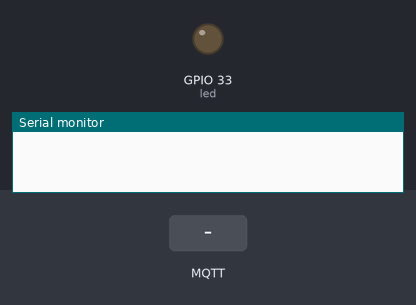
This program was run on a simulated ESP32. Parts: output pins drawn as LEDs (lit = HIGH), the last lines printed to the serial monitor. The test bench sets the inputs (shaded band). No MQTT or app messages arrive unless stated.

Above: at 2.3 s.
2.4 s: MQTT message "1" arrives on the first subscribed topic
At 3.4 s:
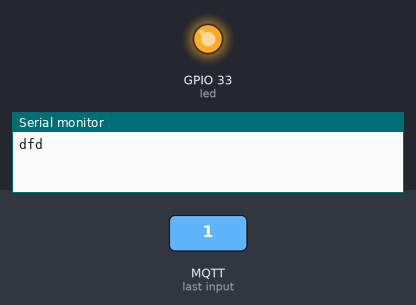
3.9 s: MQTT message "0" arrives on the first subscribed topic
At 4.5 s:
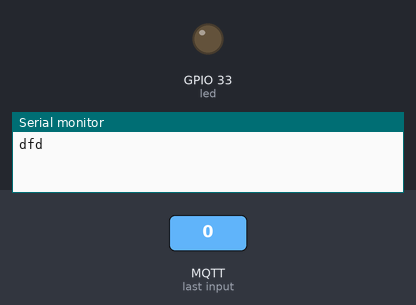
Timing chart, 0 to 6.9 s (numbered marks = the images above; inputs shaded):
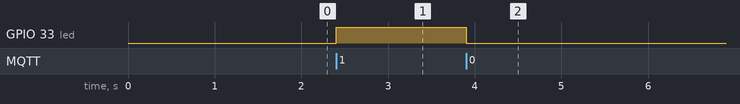

Measured:
- after the input at 2.4 s, GPIO 33 (led): LOW → HIGH at once
- after the input at 3.9 s, GPIO 33 (led): HIGH → LOW at once

The program:

main.cpp
```cpp
#include <Arduino.h>
#include "EspMQTTClient.h"

#define WIFINAME "hloo"
#define WIFIPASSWORD "qwpoaslk"
#define IP "192.168.159.56"
#define PORT 1883
#define CLIENTNAME "automation"

#define led 33

EspMQTTClient client(
  WIFINAME,
  WIFIPASSWORD,
  IP,  // MQTT Broker server ip
  CLIENTNAME,     // Client name that uniquely identify your device
  PORT              // The MQTT port, default to 1883. this line can be omitted
);

void toggleLed(bool toggle){
  if (toggle == true){
    digitalWrite(led,HIGH);
  }
  else{
    digitalWrite(led,LOW);
  }
}


void mqttSendMessage(String message){

if(client.isMqttConnected()){

// client.publish("home",message);
//     delay(800);

client.subscribe("home", [](const String & payload) {
    if(payload.toInt() == 1){
      Serial.println("dfd");
      toggleLed(true);
    }else if (payload.toInt() == 0){
      toggleLed(false);
    }
  });
}

}

void mqttInit(){
   client.enableDebuggingMessages();
   void enableMQTTPersistence();
}


void onConnectionEstablished()
{
  mqttSendMessage("hi");
}


void mqttLoop(){

    client.loop();
}


void setup(){
  Serial.begin(115200);
  mqttInit();
  pinMode(led,OUTPUT);
}


void loop(){

  mqttLoop();
}
```
